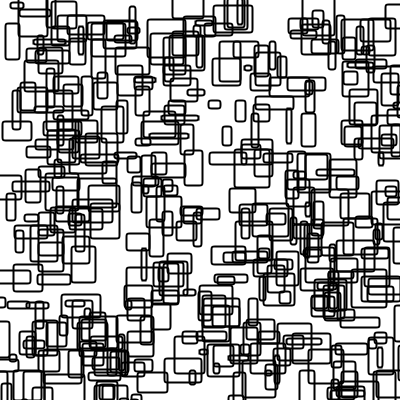
Frame 1 (no input)
Frame 60 (the mouse pressed at the canvas centre just before this capture): identical to frame 1, image omitted
Frame 120 (the mouse held since frame 60 and released just before this capture): identical to frame 1, image omitted

The Processing sketch that drew this single still picture (run headless with seeded random() and noise(); from frame 60 on, the mouse is pressed at the canvas centre):

// Processing sketch: RandomSquares
// ── RandomSquares.pde

          void setup() {
            size( 400, 400);
            background( 255 );
            stroke( 0 );
            strokeWeight( 2 );
            noFill();
            smooth();
            drawRects();
          }

          void draw() {

          }

          void drawRects() {
            background(255);
            for( int i = 0; i < 400; i++ ) {
              roundedRect( random(-10,width), random(-10,height), random( 5, 40), random(5,40), 5, 5 );
            }
          }

          void mousePressed() {
            drawRects();
          }

          void roundedRect(float x, float y, float w, float h, float rx, float ry) { //Code adapted from "cefnhoile", heres the link: https://forum.processing.org/topic/rounded-rectangle .
            beginShape();
            vertex(x, y+ry); //top of left side
            bezierVertex(x, y, x, y, x+rx, y); //top left corner
           
            vertex(x+w-rx, y); //right of top side
            bezierVertex(x+w, y, x+w, y, x+w, y+ry); //top right corner
           
            vertex(x+w, y+h-ry); //bottom of right side
            bezierVertex(x+w, y+h, x+w, y+h, x+w-rx, y+h); //bottom right corner
           
            vertex(x+rx, y+h); //left of bottom side
            bezierVertex(x, y+h, x, y+h, x, y+h-ry); //bottom left corner
           
            endShape(CLOSE);
          }
        
